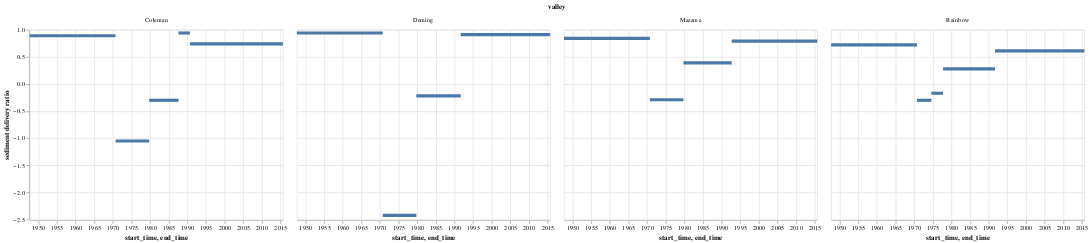

Source (notebook cell):
### Code cell
alt.Chart(src).mark_bar().encode(
    alt.X("start_time:T"),
    alt.X2("end_time:T"),
    alt.Y("sediment delivery ratio:Q")
).facet("valley:N")

### Figure 1 — Vega-Lite specification as saved in the notebook (floating-point values rounded to 4 significant figures)
{"config": {"view": {"continuousWidth": 400, "continuousHeight": 300}}, "data": {"name": "data-7974bfe50cdfbd2af75e7fb9de70ad93"}, "facet": {"field": "valley", "type": "nominal"}, "spec": {"mark": "bar", "encoding": {"x": {"field": "start_time", "type": "temporal"}, "x2": {"field": "end_time"}, "y": {"field": "sediment delivery ratio", "type": "quantitative"}}}, "$schema": "https://vega.github.io/schema/vega-lite/v4.17.0.json", "datasets": {"data-7974bfe50cdfbd2af75e7fb9de70ad93": [{"valley": "Coleman", "start_time": "1947-09-14T00:00:00", "end_time": "1970-09-29T00:00:00", "Annual Mass Wasted_negative": -39.56, "Annual Mass Wasted_positive": 4.34, "uncertainty_negative": 12.64, "uncertainty_positive": 12.64, "sediment yield": 35.22, "sediment delivery ratio": 0.89}, {"valley": "Coleman", "start_time": "1970-09-29T00:00:00", "end_time": "1979-10-06T00:00:00", "Annual Mass Wasted_negative": -8.47, "Annual Mass Wasted_positive": 17.33, "uncertainty_negative": 16.41, "uncertainty_positive": 16.41, "sediment yield": -8.86, "sediment delivery ratio": -1.05}, {"valley": "Coleman", "start_time": "1979-10-06T00:00:00", "end_time": "1987-08-21T00:00:00", "Annual Mass Wasted_negative": -9.3, "Annual Mass Wasted_positive": 12.13, "uncertainty_negative": 27.69, "uncertainty_positive": 27.69, "sediment yield": -2.83, "sediment delivery ratio": -0.3}, {"valley": "Coleman", "start_time": "1987-08-21T00:00:00", "end_time": "1990-09-05T00:00:00", "Annual Mass Wasted_negative": -28.33, "Annual Mass Wasted_positive": 1.79, "uncertainty_negative": 133.9, "uncertainty_positive": 133.9, "sediment yield": 26.54, "sediment delivery ratio": 0.94}, {"valley": "Coleman", "start_time": "1990-09-05T00:00:00", "end_time": "2015-09-01T00:00:00", "Annual Mass Wasted_negative": -14.57, "Annual Mass Wasted_positive": 3.77, "uncertainty_negative": 3.2, "uncertainty_positive": 3.2, "sediment yield": 10.8, "sediment delivery ratio": 0.74}, {"valley": "Deming", "start_time": "1947-09-14T00:00:00", "end_time": "1970-09-29T00:00:00", "Annual Mass Wasted_negative": -114.4, "Annual Mass Wasted_positive": 6.8, "uncertainty_negative": 7.45, "uncertainty_positive": 7.45, "sediment yield": 107.6, "sediment delivery ratio": 0.94}, {"valley": "Deming", "start_time": "1970-09-29T00:00:00", "end_time": "1979-10-06T00:00:00", "Annual Mass Wasted_negative": -21.12, "Annual Mass Wasted_positive": 72.27, "uncertainty_negative": 20.93, "uncertainty_positive": 20.93, "sediment yield": -51.15, "sediment delivery ratio": -2.42}, {"valley": "Deming", "start_time": "1979-10-06T00:00:00", "end_time": "1991-09-09T00:00:00", "Annual Mass Wasted_negative": -26.39, "Annual Mass Wasted_positive": 32.1, "uncertainty_negative": 1.3, "uncertainty_positive": 1.3, "sediment yield": -5.71, "sediment delivery ratio": -0.22}, {"valley": "Deming", "start_time": "1991-09-09T00:00:00", "end_time": "2015-09-01T00:00:00", "Annual Mass Wasted_negative": -67.98, "Annual Mass Wasted_positive": 6.22, "uncertainty_negative": 3.29, "uncertainty_positive": 3.29, "sediment yield": 61.76, "sediment delivery ratio": 0.91}, {"valley": "Mazama", "start_time": "1947-09-14T00:00:00", "end_time": "1970-09-29T00:00:00", "Annual Mass Wasted_negative": -104.0, "Annual Mass Wasted_positive": 16.15, "uncertainty_negative": 37.61, "uncertainty_positive": 37.61, "sediment yield": 87.86, "sediment delivery ratio": 0.84}, {"valley": "Mazama", "start_time": "1970-09-29T00:00:00", "end_time": "1979-10-06T00:00:00", "Annual Mass Wasted_negative": -30.8, "Annual Mass Wasted_positive": 39.83, "uncertainty_negative": 8.18, "uncertainty_positive": 8.18, "sediment yield": -9.03, "sediment delivery ratio": -0.29}, {"valley": "Mazama", "start_time": "1979-10-06T00:00:00", "end_time": "1992-09-18T00:00:00", "Annual Mass Wasted_negative": -26.62, "Annual Mass Wasted_positive": 16.35, "uncertainty_negative": 19.83, "uncertainty_positive": 19.83, "sediment yield": 10.27, "sediment delivery ratio": 0.39}, {"valley": "Mazama", "start_time": "1992-09-18T00:00:00", "end_time": "2015-09-01T00:00:00", "Annual Mass Wasted_negative": -43.27, "Annual Mass Wasted_positive": 8.94, "uncertainty_negative": 6.88, "uncertainty_positive": 6.88, "sediment yield": 34.33, "sediment delivery ratio": 0.79}, {"valley": "Rainbow", "start_time": "1947-09-14T00:00:00", "end_time": "1970-09-29T00:00:00", "Annual Mass Wasted_negative": -112.0, "Annual Mass Wasted_positive": 30.98, "uncertainty_negative": 16.65, "uncertainty_positive": 16.65, "sediment yield": 81.0, "sediment delivery ratio": 0.72}, {"valley": "Rainbow", "start_time": "1970-09-29T00:00:00", "end_time": "1974-08-10T00:00:00", "Annual Mass Wasted_negative": -40.32, "Annual Mass Wasted_positive": 52.49, "uncertainty_negative": 42.6, "uncertainty_positive": 42.6, "sediment yield": -12.17, "sediment delivery ratio": -0.3}, {"valley": "Rainbow", "start_time": "1974-08-10T00:00:00", "end_time": "1977-09-27T00:00:00", "Annual Mass Wasted_negative": -43.73, "Annual Mass Wasted_positive": 51.15, "uncertainty_negative": 18.05, "uncertainty_positive": 18.05, "sediment yield": -7.42, "sediment delivery ratio": -0.17}, {"valley": "Rainbow", "start_time": "1977-09-27T00:00:00", "end_time": "1991-09-09T00:00:00", "Annual Mass Wasted_negative": -18.45, "Annual Mass Wasted_positive": 13.25, "uncertainty_negative": 2.58, "uncertainty_positive": 2.58, "sediment yield": 5.2, "sediment delivery ratio": 0.28}, {"valley": "Rainbow", "start_time": "1991-09-09T00:00:00", "end_time": "2015-09-01T00:00:00", "Annual Mass Wasted_negative": -24.16, "Annual Mass Wasted_positive": 9.44, "uncertainty_negative": 1.79, "uncertainty_positive": 1.79, "sediment yield": 14.72, "sediment delivery ratio": 0.61}]}}
